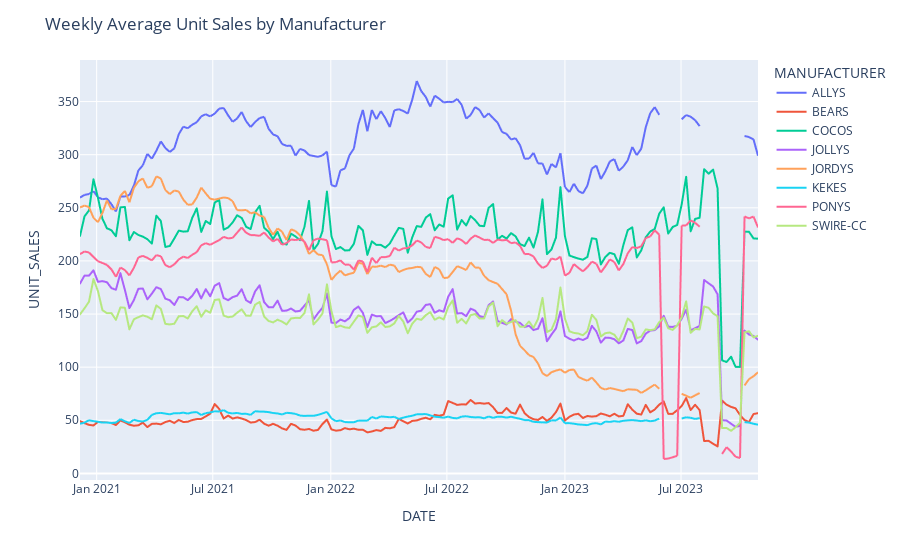

The notebook cell this image was saved under:
### Markdown cell above
### 4.4 Average Unit Sales by Manufacturer<a name = "avg_unitsales_manu"></a>

### Code cell
# Set 'DATE' as the index to enable resampling
parquetDF.set_index('DATE', inplace=True)

# Resample 'UNIT_SALES' to get the weekly average for each 'MANUFACTURER'
smoothed_df = parquetDF.groupby('MANUFACTURER')['UNIT_SALES'].resample('W').mean().reset_index()

# Create the interactive line chart with the smoothed data
fig = px.line(smoothed_df, x="DATE", y="UNIT_SALES", color="MANUFACTURER")
fig.update_layout(title='Weekly Average Unit Sales by Manufacturer')
fig.show()

### Figure 1 — Plotly figure (JSON) as saved in the notebook; plotly's stock layout.template omitted (floating-point values rounded to 4 significant figures; data arrays with more than 128 entries replaced by an {"elided": "..."} marker saying what was removed)
{"data": [{"hovertemplate": "MANUFACTURER=ALLYS<br>DATE=%{x}<br>UNIT_SALES=%{y}<extra></extra>", "legendgroup": "ALLYS", "line": {"color": "#636efa", "dash": "solid"}, "marker": {"symbol": "circle"}, "mode": "lines", "name": "ALLYS", "showlegend": true, "type": "scattergl", "x": {"elided": "152 str values"}, "xaxis": "x", "y": {"elided": "152 float values"}, "yaxis": "y"}, {"hovertemplate": "MANUFACTURER=BEARS<br>DATE=%{x}<br>UNIT_SALES=%{y}<extra></extra>", "legendgroup": "BEARS", "line": {"color": "#EF553B", "dash": "solid"}, "marker": {"symbol": "circle"}, "mode": "lines", "name": "BEARS", "showlegend": true, "type": "scattergl", "x": {"elided": "152 str values"}, "xaxis": "x", "y": {"elided": "152 float values"}, "yaxis": "y"}, {"hovertemplate": "MANUFACTURER=COCOS<br>DATE=%{x}<br>UNIT_SALES=%{y}<extra></extra>", "legendgroup": "COCOS", "line": {"color": "#00cc96", "dash": "solid"}, "marker": {"symbol": "circle"}, "mode": "lines", "name": "COCOS", "showlegend": true, "type": "scattergl", "x": {"elided": "152 str values"}, "xaxis": "x", "y": {"elided": "152 float values"}, "yaxis": "y"}, {"hovertemplate": "MANUFACTURER=JOLLYS<br>DATE=%{x}<br>UNIT_SALES=%{y}<extra></extra>", "legendgroup": "JOLLYS", "line": {"color": "#ab63fa", "dash": "solid"}, "marker": {"symbol": "circle"}, "mode": "lines", "name": "JOLLYS", "showlegend": true, "type": "scattergl", "x": {"elided": "152 str values"}, "xaxis": "x", "y": {"elided": "152 float values"}, "yaxis": "y"}, {"hovertemplate": "MANUFACTURER=JORDYS<br>DATE=%{x}<br>UNIT_SALES=%{y}<extra></extra>", "legendgroup": "JORDYS", "line": {"color": "#FFA15A", "dash": "solid"}, "marker": {"symbol": "circle"}, "mode": "lines", "name": "JORDYS", "showlegend": true, "type": "scattergl", "x": {"elided": "152 str values"}, "xaxis": "x", "y": {"elided": "152 float values"}, "yaxis": "y"}, {"hovertemplate": "MANUFACTURER=KEKES<br>DATE=%{x}<br>UNIT_SALES=%{y}<extra></extra>", "legendgroup": "KEKES", "line": {"color": "#19d3f3", "dash": "solid"}, "marker": {"symbol": "circle"}, "mode": "lines", "name": "KEKES", "showlegend": true, "type": "scattergl", "x": {"elided": "152 str values"}, "xaxis": "x", "y": {"elided": "152 float values"}, "yaxis": "y"}, {"hovertemplate": "MANUFACTURER=PONYS<br>DATE=%{x}<br>UNIT_SALES=%{y}<extra></extra>", "legendgroup": "PONYS", "line": {"color": "#FF6692", "dash": "solid"}, "marker": {"symbol": "circle"}, "mode": "lines", "name": "PONYS", "showlegend": true, "type": "scattergl", "x": {"elided": "152 str values"}, "xaxis": "x", "y": {"elided": "152 float values"}, "yaxis": "y"}, {"hovertemplate": "MANUFACTURER=SWIRE-CC<br>DATE=%{x}<br>UNIT_SALES=%{y}<extra></extra>", "legendgroup": "SWIRE-CC", "line": {"color": "#B6E880", "dash": "solid"}, "marker": {"symbol": "circle"}, "mode": "lines", "name": "SWIRE-CC", "showlegend": true, "type": "scattergl", "x": {"elided": "152 str values"}, "xaxis": "x", "y": {"elided": "152 float values"}, "yaxis": "y"}], "layout": {"legend": {"title": {"text": "MANUFACTURER"}, "tracegroupgap": 0}, "margin": {"t": 60}, "title": {"text": "Weekly Average Unit Sales by Manufacturer"}, "xaxis": {"anchor": "y", "domain": [0, 1], "title": {"text": "DATE"}}, "yaxis": {"anchor": "x", "domain": [0, 1], "title": {"text": "UNIT_SALES"}}}}
